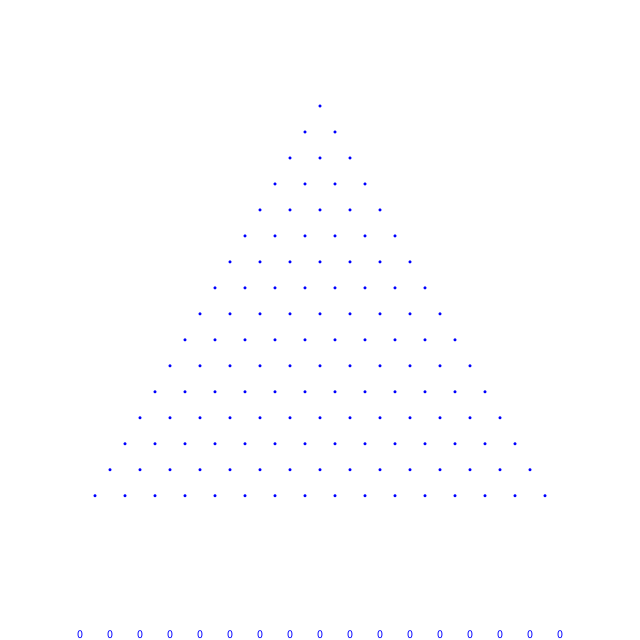
Frame 1 (no input)
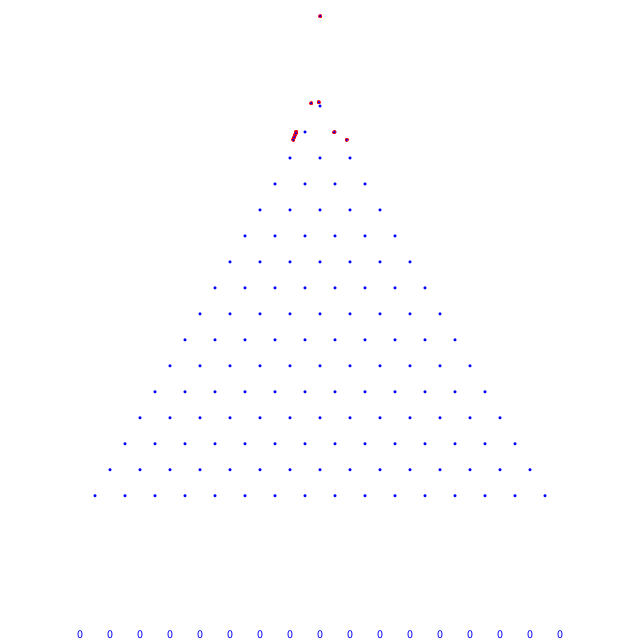
Frame 60 (the mouse pressed at the canvas centre just before this capture)
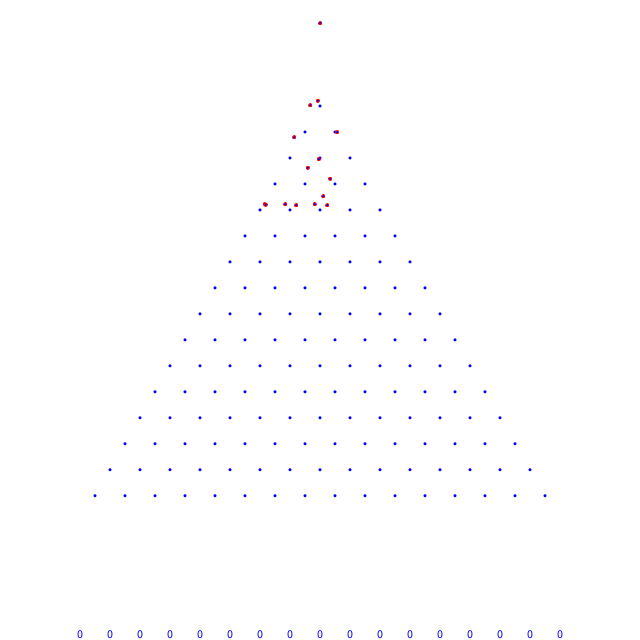
Frame 120 (the mouse held since frame 60 and released just before this capture)

The Processing sketch that drew these frames (run headless with seeded random() and noise(); from frame 60 on, the mouse is pressed at the canvas centre):

// Processing sketch: quincunx
// ── quincunx.pde
ArrayList<Ball> balls;
float ballDropIntervalMillis = 200;
float lastBallDropTimeMillis;
float accelerationPerFrame = .3;
float vBounceX = 0.68;
float vBounceY = -2;
int numRows = 16;
int[] binCount;
float probabilityOfGoingRight = 0.5;

void setup() {
  size(640, 640);
  balls = new ArrayList<Ball>();
  binCount = new int[numRows + 1];
  lastBallDropTimeMillis = millis();
}

void draw() {
  background(255);
  pushMatrix();
  float pinDiameter = pinSeparation() * 0.1;
  noStroke();
  fill(0, 0, 255);
  translate(width/2, topPinHeight());
  //draw pins
  for (int r = 0; r < numRows; ++r) {
    for (int pin = 0; pin <= r; ++pin) {
      ellipse( (-(r) * 0.5 + pin) * pinSeparation()
        , r * rowSeparation()
        , pinDiameter, pinDiameter);
    }
  }

  //make sure balls are dropping at specified rate
  float timeNowMillis = millis();
  int ballsToAdd = (int) ((timeNowMillis - lastBallDropTimeMillis) / ballDropIntervalMillis);
  if (ballsToAdd > 0) {
    for (int i = 0; i < ballsToAdd; ++i) {
      balls.add(new Ball());
    }
    lastBallDropTimeMillis = timeNowMillis;
  }

  //select balls that have dropped off screen
  ArrayList<Ball> ballsToRemove = new ArrayList<Ball>();
  for (Ball ball: balls) {
    ball.draw();
    if (ball.allDone()) {
      ballsToRemove.add(ball);
    }
  }

  for (Ball ball: ballsToRemove) {
    binCount[ball.bin] += 1;
    balls.remove(ball);
  }
  popMatrix();

  //draw histogram
  float heightScalar = (height - topPinHeight() - numRows * rowSeparation()) / max(binCount);
  if (heightScalar > 1)
    heightScalar = 1;
  float xShift = width/2 - pinSeparation() * (numRows + 1) * 0.5;
  for (int i =0; i < binCount.length; ++i) {
    float barHeight = heightScalar * binCount[i];
    float x = xShift + i * pinSeparation();
    float y = height - barHeight;
    rect(x, y, pinSeparation(), barHeight);
    String label = ""+binCount[i];
    text(""+binCount[i], x+ (pinSeparation() - textWidth(label))*0.5, y-2);
  }
}

float pinSeparation() {
  return 30;
}

float rowSeparation() {
  return pinSeparation() * sqrt(3) * 0.5;
}

float topPinHeight() {
  return height / 6;
}

class Ball {
  float x = 0, y = - topPinHeight() * (0.7 + random(0.3));
  float vx = 0, vy = 0;
  int currentRow = -1;
  int bin = 0;

  void draw() {
    int row = (int) (y / rowSeparation()) ;
    if (row >= numRows) {
      vx = 0;
    } 
    else
      if (row > currentRow) {
        if (currentRow == -1) {
          currentRow = 0;
          y=0;
        } 
        else {
          currentRow = row;
        }     
        //bounce
        vx = (random(1)> probabilityOfGoingRight)? abs(vBounceX) : -abs(vBounceX);
        if (vx > 0) ++bin;
        vy = vBounceY;
      }
    x += vx; 
    y += vy;
    vy += accelerationPerFrame;
    float ballDiameter = 3;
    stroke(255, 0, 0);
    ellipse(x, y, ballDiameter, ballDiameter);
  }

  boolean allDone() {
    return y > height;
  }
}
